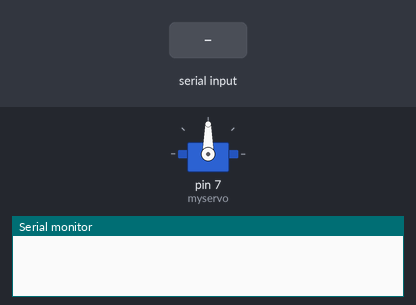
Recording of a sketch running on a simulated Arduino Uno, built with avr-gcc and run on an emulated ATmega328P. Shown: servo, the last lines printed to the serial monitor. Inputs (shaded band) come from the test bench.

Above: at 1.2 s.
1.3 s: byte 30 received over Serial
At 2.5 s:
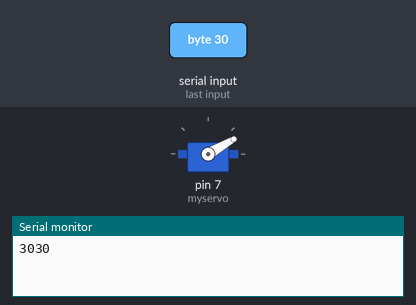
2.8 s: byte 120 received over Serial
At 3.9 s:
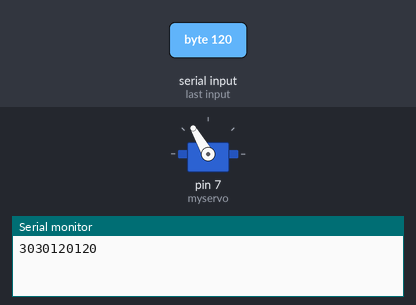
Timing chart, 0 to 5.8 s (numbered marks = the images above; inputs shaded):
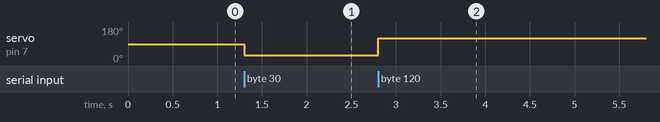

Measured:
- after the input at 1.3 s, servo on pin 7 (myservo): 90° → 30° at once
- after the input at 2.8 s, servo on pin 7 (myservo): 30° → 120° at once

The sketch:

arduino_servo.ino
```cpp
#include <Servo.h>
#define enb 2

Servo myservo;  // create servo object to control a servo
// twelve servo objects can be created on most boards

int pos = 0;    // variable to store the servo position
int wait = 2;  // delay after servo rotation

void setup() {
  Serial.begin(9600);
  myservo.attach(7);  // attaches the servo on pin 9 to the servo object
  //pinMode(enb, OUTPUT);
  //digitalWrite(enb, LOW);
}

void loop() {
  if(Serial.available() > 0){
    while(Serial.available() > 1){
      Serial.read();
    }   //  WAIT FOR LAST INPUT*/
    int input = (int)Serial.read();
    Serial.print(input);
    if(input >= 200){
      wait = input - 200;
    }else{
      //digitalWrite(enb, LOW);
      //Serial.print(input);
      myservo.write(input);
    Serial.print(input);
    }
    delay(wait);
    //digitalWrite(enb, HIGH);
  }
}
```
